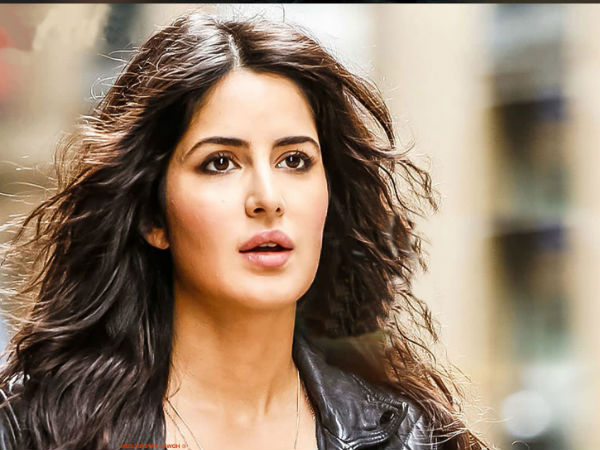
#> input picture reference_images/katrina.jpg, 600 x 450 px, found by its file name
$ jupyter execute --allow-errors c_intensity_transformations.ipynb   (shell and % lines are left out)
#> lines starting #> are read from the running program, lines starting #| are printed output that depends on the picture
# Identity Transfrom

[cell 1]
# Identity Transfrom

import cv2 as cv
import numpy as np
import matplotlib.pyplot as plt

transform = np.arange(0, 256).astype('uint8')
fig, ax = plt.subplots()
ax.plot(transform)
ax.set_xlabel(r'Input, $f(\mathbf{x})$')
ax.set_ylabel('Output, $\mathrm{T}[f(\mathbf{x})]$')
ax.set_xlim(0,255)
ax.set_ylim(0,255)
ax.set_aspect('equal')
# plt.savefig('../../EN2550Lectures/en2550_lec02_point_operations_and_linear_filtering/figures/identity_transform.png')
plt.show()
#> figure, not shown here; curve peaks at x = 255, y = 255

img_orig = cv.imread('../images/katrina.jpg', cv.IMREAD_GRAYSCALE)
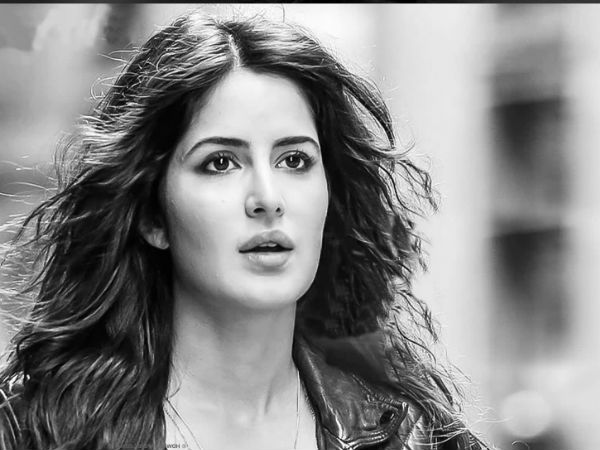
#> img_orig: shape (450, 600); min 0, max 255, mean 134.7
print(img_orig.shape)
#| (450, 600)
cv.namedWindow('Image', cv.WINDOW_AUTOSIZE)
cv.imshow('Image', img_orig)
cv.waitKey(0)
image_transformed = cv.LUT(img_orig, transform)
cv.imshow('Image', image_transformed)
cv.waitKey(0)
cv.destroyAllWindows()

# Identity Transfrom Using NumPy Indexing

[cell 2]
# Identity Transfrom Using NumPy Indexing

import cv2 as cv
import numpy as np
import matplotlib.pyplot as plt

transform = np.arange(0, 256).astype('uint8')
fig, ax = plt.subplots()
ax.plot(transform)
ax.set_xlabel(r'Input, $f(\mathbf{x})$')
ax.set_ylabel('Output, $\mathrm{T}[f(\mathbf{x})]$')
ax.set_xlim(0,255)
ax.set_ylim(0,255)
ax.set_aspect('equal')
plt.show()

img_orig = cv.imread('../images/katrina.jpg', cv.IMREAD_GRAYSCALE)
print(img_orig.shape)
#| (450, 600)
cv.namedWindow('Image', cv.WINDOW_AUTOSIZE)
cv.imshow('Image', img_orig)
cv.waitKey(0)
image_transformed =   transform[img_orig]
cv.imshow('Image', image_transformed)
cv.waitKey(0)
cv.destroyAllWindows()

# Negative Transform

[cell 3]
# Negative Transform

import cv2 as cv
import numpy as np
import matplotlib.pyplot as plt

transform = np.arange(255,-1, -1).astype('uint8')
print(transform.shape)
fig, ax = plt.subplots()
ax.plot(transform)
ax.set_xlabel(r'Input, $f(\mathbf{x})$')
ax.set_ylabel('Output, $\mathrm{T}[f(\mathbf{x})]$')
ax.set_xlim(0,255)
ax.set_ylim(0,255)
ax.set_aspect('equal')
# plt.savefig('../../EN2550Lectures/en2550_lec02_point_operations_and_linear_filtering/figures/negative_transform.png')
plt.show()
#> figure, not shown here; curve peaks at x = 0, y = 255

img_orig = cv.imread('../images/katrina.jpg', cv.IMREAD_GRAYSCALE)
cv.namedWindow("Image", cv.WINDOW_AUTOSIZE)
cv.imshow("Image", img_orig)
cv.waitKey(0)
image_transformed = cv.LUT(img_orig, transform)
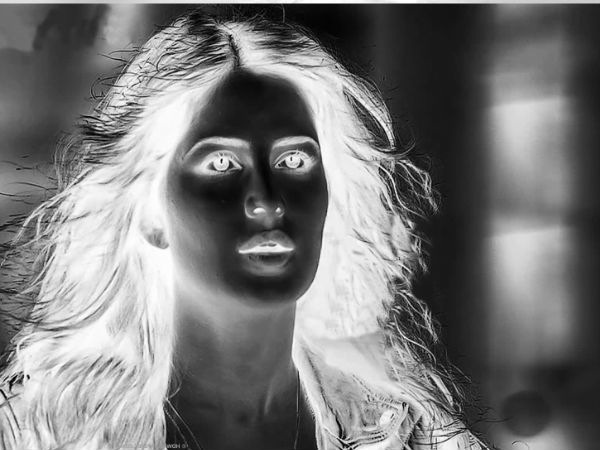
#> image_transformed: shape (450, 600); min 0, max 255, mean 120.3
cv.imshow("Image", image_transformed)
cv.waitKey(0)
cv.destroyAllWindows()

# Enhancing a breast Digital X-Ray Image

[cell 4]
# Enhancing a breast Digital X-Ray Image
import cv2 as cv
import numpy as np
import matplotlib.pyplot as plt

f = cv.imread('images/Fig0304(a)(breast_digital_Xray).tif', cv.IMREAD_GRAYSCALE)
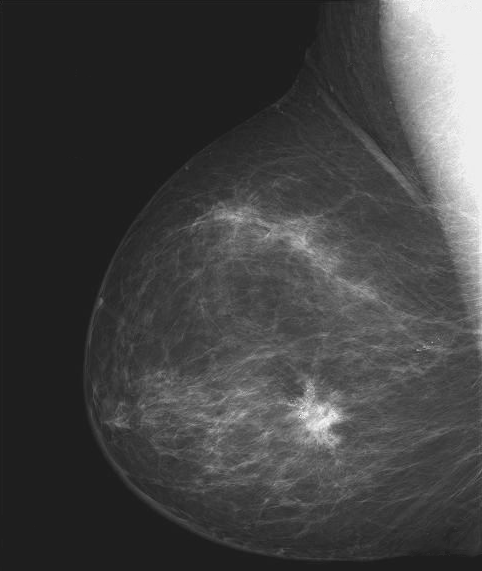
#> input picture reference_images/Fig0304(a)(breast_digital_Xray).tif, 482 x 571 px, found by its file name
#> f is the input picture: shape (571, 482); min 21, max 255, mean 66.7
assert f is not None

# Negative
t = np.arange(255, -1, -1, dtype=np.uint8)
g = t[f]

# Display
fig, ax = plt.subplots(1, 2, figsize=(12, 8))
ax[0].imshow(f, cmap='gray', vmin=0, vmax=255)
ax[0].set_title('Original Image')
ax[0].axis('off')
ax[1].imshow(g, cmap='gray', vmin=0, vmax=255)
ax[1].set_title('Enhanced Image')
ax[1].axis('off')
plt.show()

# Intensity Windowing

[cell 5]
# Intensity Windowing

import cv2 as cv
import numpy as np
import matplotlib.pyplot as plt

c = np.array([(100, 50), (150, 200)])

t1 = np.linspace(0, c[0,1], c[0,0] + 1 - 0).astype('uint8')
print(len(t1))
t2 = np.linspace(c[0,1] + 1, c[1,1], c[1,0] - c[0,0]).astype('uint8')
print(len(t2))
t3 = np.linspace(c[1,1] + 1, 255, 255 - c[1,0]).astype('uint8')
print(len(t3))

transform = np.concatenate((t1, t2), axis=0).astype('uint8')
transform = np.concatenate((transform, t3), axis=0).astype('uint8')
print(len(transform))

fig, ax = plt.subplots()
ax.plot(transform)
ax.set_xlabel(r'Input, $f(\mathbf{x})$')
ax.set_ylabel('Output, $\mathrm{T}[f(\mathbf{x})]$')
ax.set_xlim(0,255)
ax.set_ylim(0,255)
ax.set_aspect('equal')
# plt.savefig('../../EN2550Lectures/en2550_lec02_point_operations_and_linear_filtering/figures/intensity_windowing.png')
plt.show()
#> figure, not shown here; curve peaks at x = 255, y = 255


img_orig = cv.imread('../images/katrina.jpg', cv.IMREAD_GRAYSCALE)
cv.namedWindow("Image", cv.WINDOW_AUTOSIZE)
cv.imshow("Image", img_orig)
cv.waitKey(0)
image_transformed = cv.LUT(img_orig, transform)
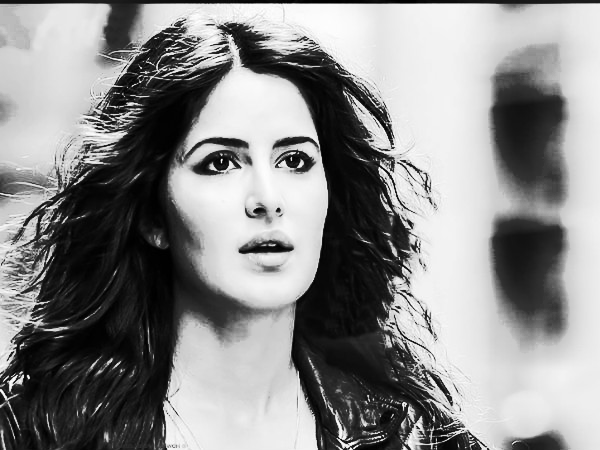
#> image_transformed: shape (450, 600); min 0, max 255, mean 138.9
cv.imshow("Image", image_transformed)
cv.waitKey(0)
cv.destroyAllWindows()

# Gamma Correction

[cell 6]
# Gamma Correction

import cv2 as cv
import matplotlib.pyplot as plt
import numpy as np

img_orig = cv.imread('../images/gal.jpg', cv.IMREAD_COLOR)
#> (the rest of this cell did not finish here and is left out)

# Histogram of a Grayscale Image

[cell 7]
# Histogram of a Grayscale Image
import cv2 as cv
import numpy as np
import matplotlib.pyplot as plt

img = cv.imread('../images/gal.jpg', cv.IMREAD_GRAYSCALE)
hist = cv.calcHist([img], [0], None, [256], [0,256])
#> hist = 256 values from 0 to 0
plt.plot(hist)
plt.xlim([0,256])
plt.show()
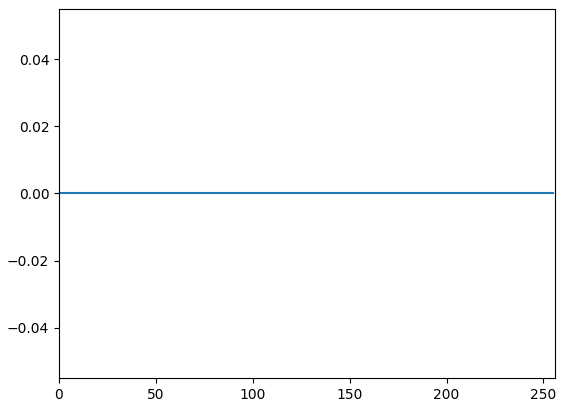
#> figure drawn by matplotlib, 1 panel

# Histogram of a Color Image

[cell 8]
# Histogram of a Color Image
import cv2 as cv
import numpy as np
import matplotlib.pyplot as plt

img = cv.imread('../images/gal.jpg', cv.IMREAD_COLOR)
color = ('b', 'g', 'r')
#> (the rest of this cell did not finish here and is left out)

# Gamma and Histograms

[cell 9]
# Gamma and Histograms

import cv2 as cv
import matplotlib.pyplot as plt
import numpy as np

img_orig = cv.imread('../images/gal.jpg', cv.IMREAD_COLOR)

gamma = 2
table = np.array([(i/255.0)**(1.0/gamma)*255.0 for i in np.arange(0,256)]).astype('uint8')
#> (the rest of this cell did not finish here and is left out)

# Plots of$$f^\gamma$$

[cell 10]
import numpy as np
import matplotlib.pyplot as plt

fig, ax = plt.subplots()
gamma = [0.2, 0.5, 1, 2, 5]
for g in gamma:
    table = np.array([(i/255.0)**(g)*255.0 for i in np.arange(0,256)]).astype('uint8')
    ax.plot(table, label=r'$\gamma = {g}$'.format(g=g))
ax.legend(loc='best')
ax.set_xlim(0,255)
ax.set_ylim(0,255)
ax.set_aspect('equal')
ax.set_xlabel(r'Input, $f(\mathbf{x})$')
ax.set_ylabel('Output, $\mathrm{T}[f(\mathbf{x})]$')
plt.savefig('transform.png')
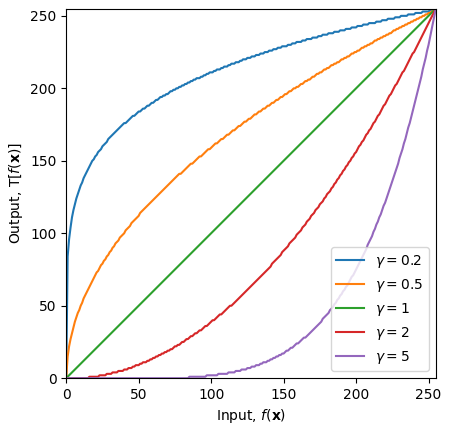
#> figure drawn by matplotlib, 1 panel; curve peaks at x = 255, y = 255; curve peaks at x = 255, y = 255; curve peaks at x = 255, y = 255
plt.show()

# Gamma Correcttion with OpenCV Display

[cell 11]
import cv2 as cv
import numpy as np

gamma = 4
f = cv.imread('../images/Fig0309(a)(washed_out_aerial_image).tif', cv.IMREAD_GRAYSCALE)/255.
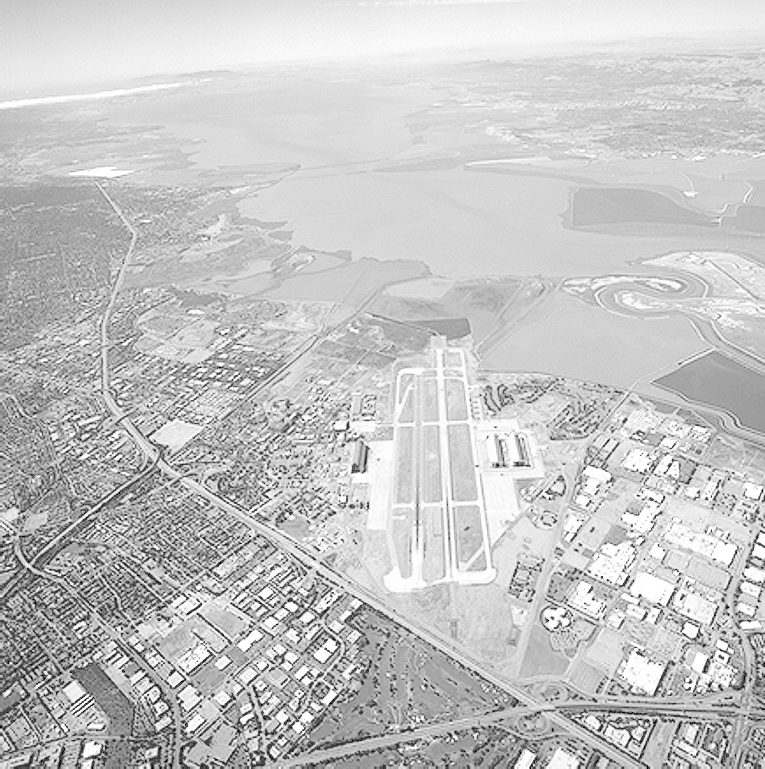
#> input picture reference_images/Fig0309(a)(washed_out_aerial_image).tif, 765 x 769 px, found by its file name
#> f: shape (769, 765) float64; min 0, max 1, mean 0.773

cv.namedWindow('Image', cv.WINDOW_AUTOSIZE)
cv.imshow('Image', f)
cv.waitKey(0)

g = f**gamma
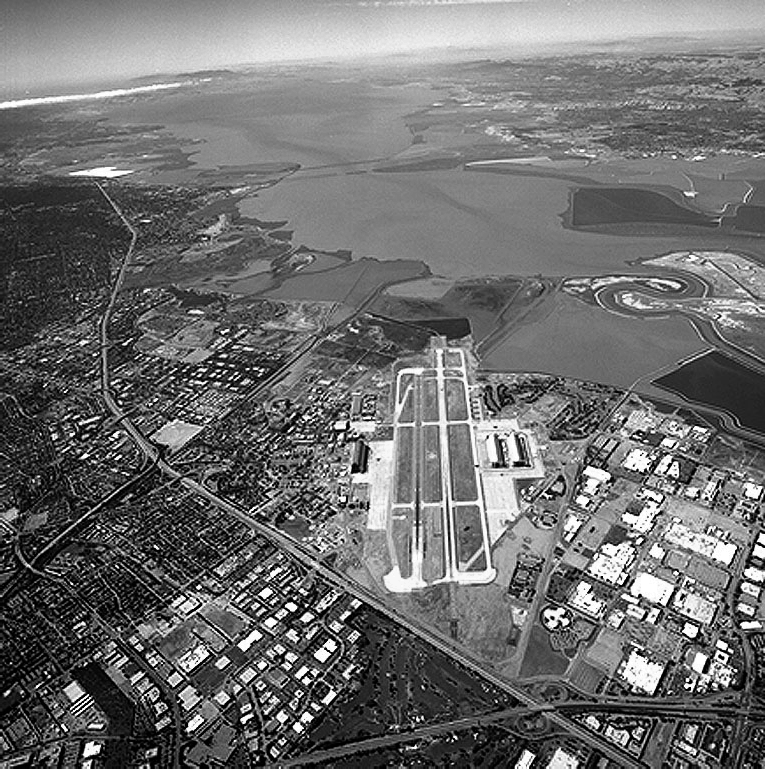
#> g: shape (769, 765) float64; min 0, max 1, mean 0.434

cv.imshow('Image', g)
cv.waitKey(0)
cv.destroyAllWindows()

[cell 12]
import cv2 as cv
import numpy as np

gamma = 4
f = cv.imread('images/Fig0309(a)(washed_out_aerial_image).tif', cv.IMREAD_GRAYSCALE)
#> f is the input picture: shape (769, 765); min 0, max 255, mean 197.1

cv.namedWindow('Image', cv.WINDOW_AUTOSIZE)
cv.imshow('Image', f)
cv.waitKey(0)

t = np.array([(i/255.0)**(gamma)*255 for i in np.arange(0,256)]).astype(np.uint8)
g = cv.LUT(f, t)

cv.imshow('Image', g)
cv.waitKey(0)
cv.destroyAllWindows()

# Effect of Gamma

[cell 13]
import cv2 as cv
import numpy as np
import matplotlib.pyplot as plt
gamma_values = [0.2, 0.5, 1, 2, 5]
f = cv.imread('images/Fig0309(a)(washed_out_aerial_image).tif', cv.IMREAD_GRAYSCALE)
fig, axes = plt.subplots(2, len(gamma_values), figsize=(15, 5))
for i, gamma in enumerate(gamma_values):
    t = np.array([(j/255.0)**(gamma)*255 for j in np.arange(0,256)]).astype(np.uint8)
    g = cv.LUT(f, t)
    axes[0, i].imshow(g, cmap='gray')
    axes[0, i].set_title(f'$\gamma$ = {gamma}')
    axes[0, i].axis('off')
    axes[1, i].plot(t)
    axes[1, i].set_title(f'$\gamma$ = {gamma}')
    axes[1, i].set_xlim(0, 255)
    axes[1, i].set_ylim(0, 255)
    axes[1, i].set_xlabel(r'Input, $f(\mathbf{x})$')
    axes[1, i].set_ylabel('Output, $\mathrm{T}[f(\mathbf{x})]$')
    axes[1, i].set_aspect('equal')
#> this loop made 5 passes
#> pass 1, `g = cv.LUT(f, t)`:
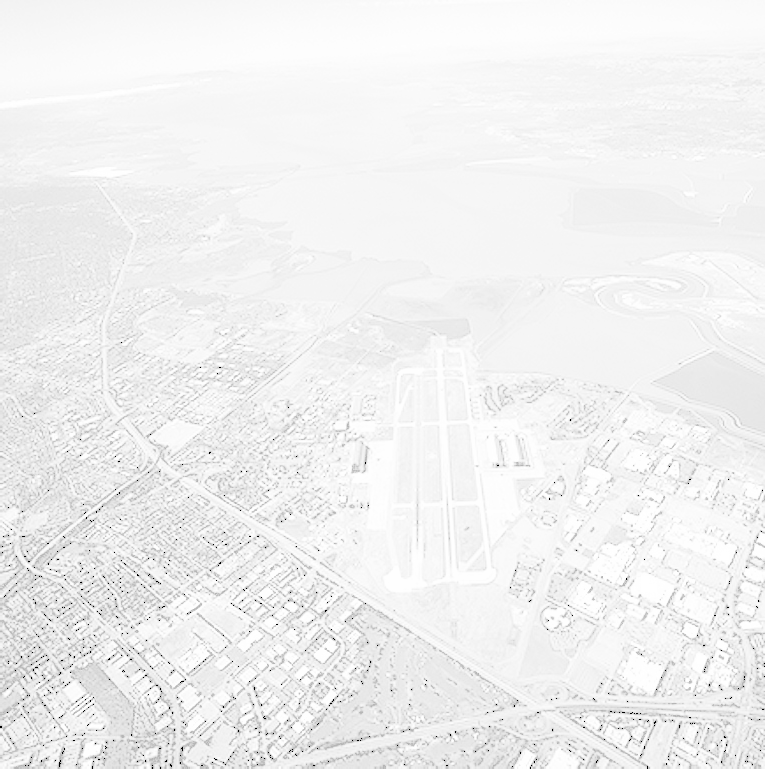
#> g: shape (769, 765); min 0, max 255, mean 240.3
plt.tight_layout()
plt.show()
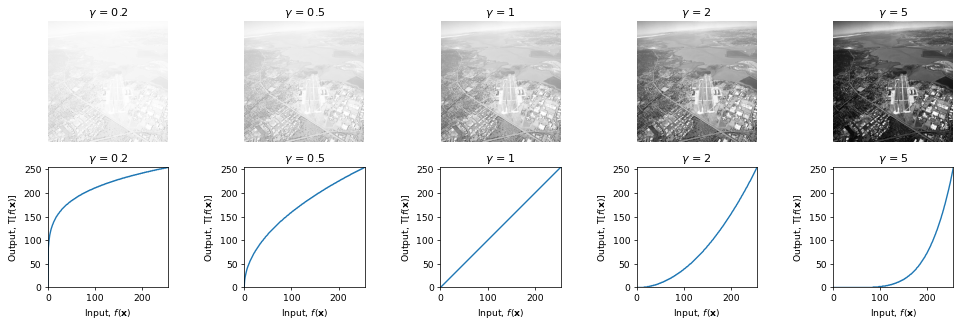
#> figure drawn by matplotlib, 10 panels; panel 6: curve peaks at x = 255, y = 255; panel 7: curve peaks at x = 255, y = 255; panel 8: curve peaks at x = 255, y = 255; panel 9: curve peaks at x = 255, y = 255
